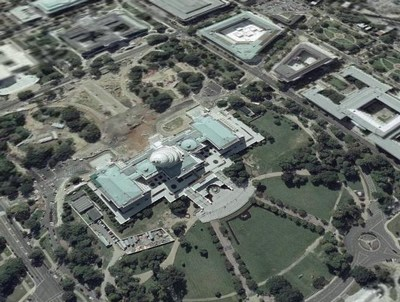
#> input picture P3/Christopher_Mobley_PS3_py/wdc1.jpg, 400 x 302 px
$ python warpImage.py   (older library calls are emulated)
#> lines starting #> are read from the running program, lines starting #| are printed output that depends on the picture
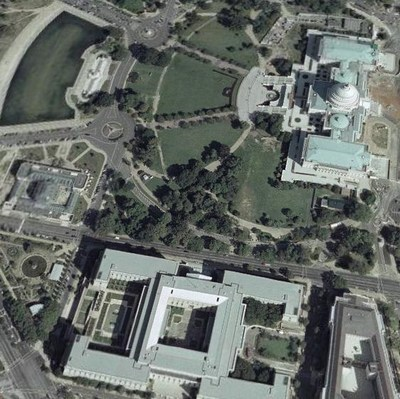
#> input picture P3/Christopher_Mobley_PS3_py/wdc2.jpg, 400 x 399 px
#> (reads P3/Christopher_Mobley_PS3_py/points1.npy from the repository)
#> (reads P3/Christopher_Mobley_PS3_py/points2.npy from the repository)
### P3/Christopher_Mobley_PS3_py/computeH.py
import numpy as np
from numpy.linalg import eig

def computeH(t1, t2):

    t1 = np.append(t1,np.ones((1, t1.shape[1])),axis=0)
    L = np.zeros((2 * t1.shape[1],9))
    ith_correspondance = 0

    for ith_row in xrange(0, 2 * t1.shape[1], 2):
        L[ith_row] = [t1[0,ith_correspondance], t1[1,ith_correspondance], t1[2, ith_correspondance], 0, 0, 0,
                      -t2[0,ith_correspondance]*t1[0,ith_correspondance], -t2[0,ith_correspondance]*t1[1,ith_correspondance], -t2[0,ith_correspondance]*t1[2,ith_correspondance]]
        L[ith_row + 1] = [0, 0, 0, t1[0,ith_correspondance], t1[1,ith_correspondance], t1[2, ith_correspondance],
                          -t2[1,ith_correspondance]*t1[0,ith_correspondance], -t2[1,ith_correspondance]*t1[1,ith_correspondance], -t2[1,ith_correspondance]*t1[2,ith_correspondance]]
        ith_correspondance = ith_correspondance + 1
#> after the loop, ith_correspondance = 8

    A = np.dot(L.T, L)

    eigenvalues, eigenvectors = eig(A)
#> eigenvalues = [7.74e+10, 4.78e+09, 731966.8, 131490.2, 29163.5, 6169.6, 3105.3, 5.44e-05, 0.161]

    minimum_engenvalue = np.argmin(eigenvalues)
#> minimum_engenvalue = 7

    H = np.reshape(eigenvectors[:,minimum_engenvalue],(3,3))
#> H = [[-0.0019, -0.000214, 0.98], [0.000886, -0.00109, 0.201], [-1.38e-06, 5.71e-06, 0.00117]]

    return H

# [45 lines that do not run on import are left out]

### P3/Christopher_Mobley_PS3_py/warpImage.py
from numpy.linalg import inv
import numpy as np
import matplotlib.pyplot as plot

def warpImage(inputIm, refIm, H):

    nth_row_input_image, nth_column_input_image, _ = inputIm.shape
#> nth_row_input_image = 302; nth_column_input_image = 400
    nth_row_reference_image, nth_column_reference_image, _ = refIm.shape
#> nth_row_reference_image = 399; nth_column_reference_image = 400

    input_image_boundaries = np.array([[0,nth_column_input_image-1,nth_column_input_image-1,0],[0,0,nth_row_input_image-1,nth_row_input_image-1],[1,1,1,1]])
#> input_image_boundaries = [[0, 399, 399, 0], [0, 0, 301, 301], [1, 1, 1, 1]]

    normalized_transformed_boundaries = np.dot(H,input_image_boundaries)
#> normalized_transformed_boundaries = [[0.98, 0.223, 0.158, 0.915], [0.201, 0.554, 0.226, -0.128], [0.00117, 0.000624, 0.00234, 0.00289]]

    transformed_boundaries = np.zeros((normalized_transformed_boundaries.shape[0]-1,normalized_transformed_boundaries.shape[1]))
#> transformed_boundaries = [[0, 0, 0, 0], [0, 0, 0, 0]]
    transformed_boundaries[0,:] = np.around(normalized_transformed_boundaries[0,:]/normalized_transformed_boundaries[2,:])
    transformed_boundaries[1,:] = np.around(normalized_transformed_boundaries[1,:]/normalized_transformed_boundaries[2,:])

    min_column_transformed_boundaries, max_column_transformed_boundaries = min(np.amin(transformed_boundaries[0,:]),0), np.amax(transformed_boundaries[0,:])
#> min_column_transformed_boundaries = 0; max_column_transformed_boundaries = 834
    min_row_transformed_boundaries, max_row_transformed_boundaries = min(np.amin(transformed_boundaries[1,:]),0), np.amax(transformed_boundaries[1,:])
#> min_row_transformed_boundaries = -44; max_row_transformed_boundaries = 888

    x = np.arange(min_column_transformed_boundaries, max_column_transformed_boundaries, 1)
#> x = 834 values from 0 to 833
    y = np.arange(min_row_transformed_boundaries, max_row_transformed_boundaries, 1)

    xv, yv = np.meshgrid(x, y, sparse=False, indexing='xy')

    meshgrid = np.array([np.ravel(xv),np.ravel(yv),np.ravel(np.ones(xv.shape))])
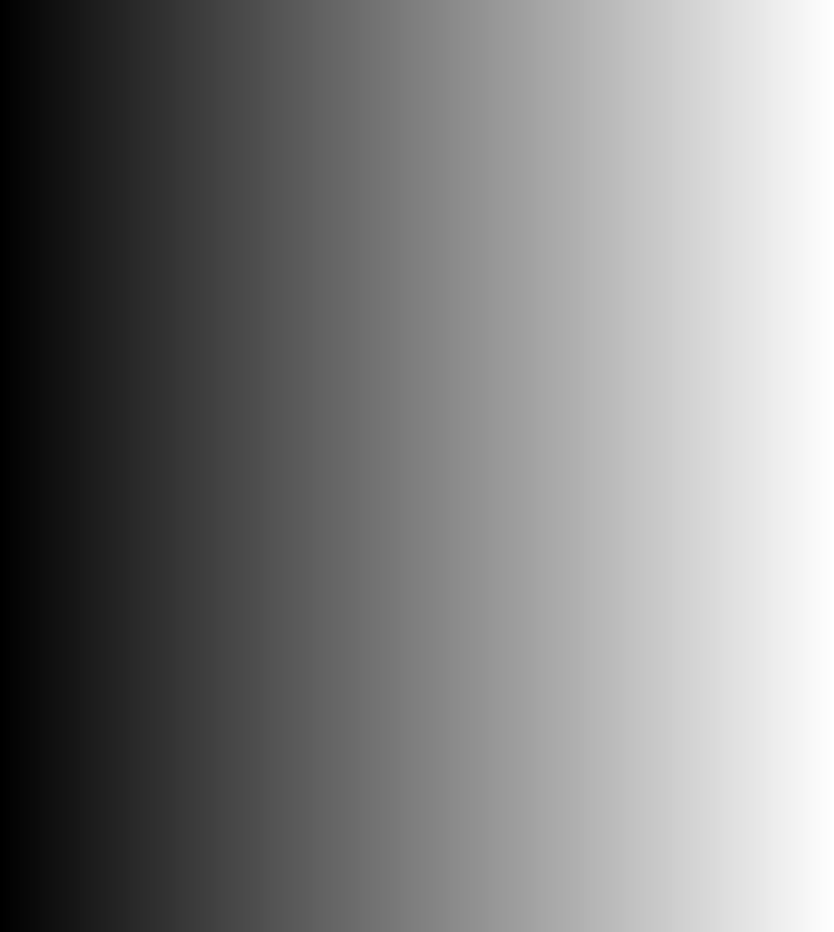
#> xv: shape (932, 834) float64; min 0, max 833, mean 416.5; drawn with min black and max white
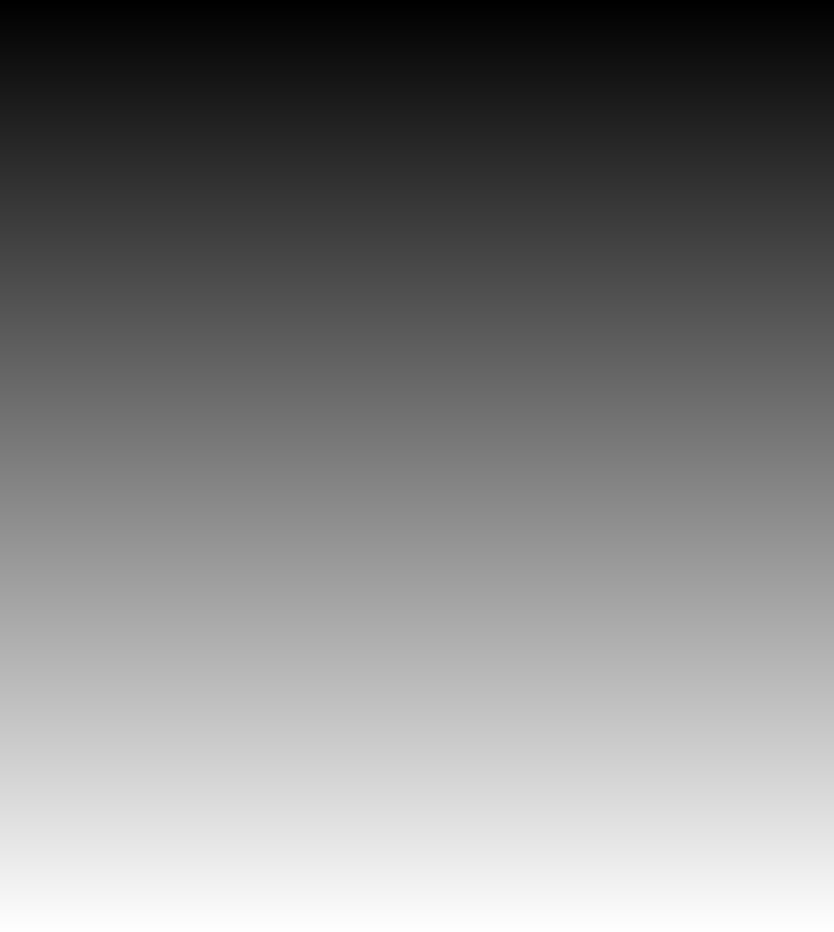
#> yv: shape (932, 834) float64; min -44, max 887, mean 421.5; drawn with min black and max white

    invH = inv(H)
#> invH = [[-290, 698.8, 122533.8], [-157.3, -104.6, 149129.5], [0.425, 1.33, 269.8]]

    normalized_correspondences = np.dot(invH, meshgrid)

    correspondences = np.zeros((normalized_correspondences.shape[0]-1, normalized_correspondences.shape[1]))
    correspondences[0,:] = np.around(normalized_correspondences[0,:]/normalized_correspondences[2,:])
    correspondences[1,:] = np.around(normalized_correspondences[1,:]/normalized_correspondences[2,:])
    correspondences = np.reshape(np.transpose(correspondences),(xv.shape[0],xv.shape[1],2))

    warpIm = np.zeros((xv.shape[0],xv.shape[1],3))

    for ith_row in xrange(0, warpIm.shape[0]):
        for ith_column in xrange(0, warpIm.shape[1]):
            if correspondences[ith_row, ith_column, 0] < 0 or correspondences[ith_row, ith_column, 0] > nth_column_input_image - 1\
                    or correspondences[ith_row, ith_column, 1] < 0 or correspondences[ith_row, ith_column, 1] > nth_row_input_image - 1:
                warpIm[ith_row, ith_column] = np.array([0,0,0])
            else:
                warpIm[ith_row,ith_column] = np.array(inputIm[correspondences[ith_row,ith_column,1],correspondences[ith_row,ith_column,0],:])
#> warpIm: shape (932, 834, 3) float64; every value is 0

    warpIm = np.asarray(warpIm, dtype=np.uint8)

    mergeIm = np.copy(warpIm)
    mergeIm[abs(min_row_transformed_boundaries):abs(min_row_transformed_boundaries)+nth_row_reference_image,
    abs(min_column_transformed_boundaries):abs(min_column_transformed_boundaries)+nth_column_reference_image,:] = refIm

    return warpIm, mergeIm

if __name__ == "__main__":
    from scipy.misc import imread,imsave
    from computeH import computeH
    from getting_correspondences import getting_correspondences

    # [5 lines of commented-out code are left out]
#> (the run stopped early here; a loop or call above may not have finished)
